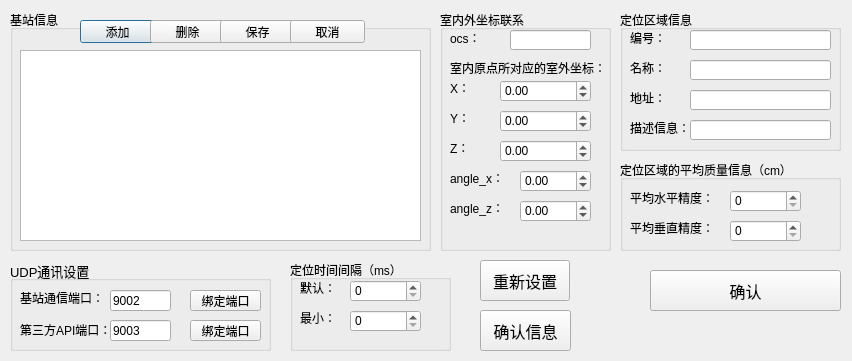
<?xml version="1.0" encoding="UTF-8"?>
<ui version="4.0">
 <class>Dialog_setting_1</class>
 <widget class="QDialog" name="Dialog_setting_1">
  <property name="windowModality">
   <enum>Qt::NonModal</enum>
  </property>
  <property name="geometry">
   <rect>
    <x>0</x>
    <y>0</y>
    <width>852</width>
    <height>361</height>
   </rect>
  </property>
  <property name="sizeIncrement">
   <size>
    <width>4</width>
    <height>4</height>
   </size>
  </property>
  <property name="baseSize">
   <size>
    <width>4</width>
    <height>4</height>
   </size>
  </property>
  <property name="tabletTracking">
   <bool>false</bool>
  </property>
  <property name="windowTitle">
   <string>基站及UDP通信设置</string>
  </property>
  <property name="autoFillBackground">
   <bool>false</bool>
  </property>
  <property name="sizeGripEnabled">
   <bool>false</bool>
  </property>
  <widget class="QGroupBox" name="groupBox_3">
   <property name="geometry">
    <rect>
     <x>10</x>
     <y>260</y>
     <width>261</width>
     <height>91</height>
    </rect>
   </property>
   <property name="minimumSize">
    <size>
     <width>0</width>
     <height>0</height>
    </size>
   </property>
   <property name="maximumSize">
    <size>
     <width>16777215</width>
     <height>330</height>
    </size>
   </property>
   <property name="font">
    <font>
     <pointsize>10</pointsize>
    </font>
   </property>
   <property name="title">
    <string>UDP通讯设置</string>
   </property>
   <widget class="QLabel" name="label">
    <property name="geometry">
     <rect>
      <x>10</x>
      <y>30</y>
      <width>80</width>
      <height>16</height>
     </rect>
    </property>
    <property name="maximumSize">
     <size>
      <width>16777215</width>
      <height>25</height>
     </size>
    </property>
    <property name="font">
     <font>
      <pointsize>9</pointsize>
     </font>
    </property>
    <property name="text">
     <string>基站通信端口：</string>
    </property>
   </widget>
   <widget class="QLineEdit" name="udp_plot">
    <property name="geometry">
     <rect>
      <x>100</x>
      <y>30</y>
      <width>61</width>
      <height>21</height>
     </rect>
    </property>
    <property name="minimumSize">
     <size>
      <width>25</width>
      <height>0</height>
     </size>
    </property>
    <property name="font">
     <font>
      <pointsize>9</pointsize>
     </font>
    </property>
    <property name="text">
     <string>9002</string>
    </property>
   </widget>
   <widget class="QLineEdit" name="udp_plot_api">
    <property name="geometry">
     <rect>
      <x>100</x>
      <y>60</y>
      <width>61</width>
      <height>21</height>
     </rect>
    </property>
    <property name="minimumSize">
     <size>
      <width>25</width>
      <height>0</height>
     </size>
    </property>
    <property name="font">
     <font>
      <pointsize>9</pointsize>
     </font>
    </property>
    <property name="text">
     <string>9003</string>
    </property>
   </widget>
   <widget class="QLabel" name="label_37">
    <property name="geometry">
     <rect>
      <x>10</x>
      <y>60</y>
      <width>91</width>
      <height>20</height>
     </rect>
    </property>
    <property name="maximumSize">
     <size>
      <width>16777215</width>
      <height>25</height>
     </size>
    </property>
    <property name="font">
     <font>
      <pointsize>9</pointsize>
     </font>
    </property>
    <property name="text">
     <string>第三方API端口：</string>
    </property>
   </widget>
   <widget class="QPushButton" name="pushButton_7">
    <property name="geometry">
     <rect>
      <x>180</x>
      <y>30</y>
      <width>71</width>
      <height>21</height>
     </rect>
    </property>
    <property name="minimumSize">
     <size>
      <width>40</width>
      <height>21</height>
     </size>
    </property>
    <property name="font">
     <font>
      <pointsize>9</pointsize>
     </font>
    </property>
    <property name="focusPolicy">
     <enum>Qt::NoFocus</enum>
    </property>
    <property name="text">
     <string>绑定端口</string>
    </property>
   </widget>
   <widget class="QPushButton" name="pushButton_9">
    <property name="geometry">
     <rect>
      <x>180</x>
      <y>60</y>
      <width>71</width>
      <height>21</height>
     </rect>
    </property>
    <property name="minimumSize">
     <size>
      <width>40</width>
      <height>21</height>
     </size>
    </property>
    <property name="font">
     <font>
      <pointsize>9</pointsize>
     </font>
    </property>
    <property name="focusPolicy">
     <enum>Qt::NoFocus</enum>
    </property>
    <property name="text">
     <string>绑定端口</string>
    </property>
   </widget>
  </widget>
  <widget class="QPushButton" name="pushButton_3">
   <property name="geometry">
    <rect>
     <x>650</x>
     <y>270</y>
     <width>191</width>
     <height>41</height>
    </rect>
   </property>
   <property name="minimumSize">
    <size>
     <width>108</width>
     <height>41</height>
    </size>
   </property>
   <property name="font">
    <font>
     <pointsize>12</pointsize>
    </font>
   </property>
   <property name="focusPolicy">
    <enum>Qt::NoFocus</enum>
   </property>
   <property name="text">
    <string>确认</string>
   </property>
  </widget>
  <widget class="QGroupBox" name="groupBox">
   <property name="geometry">
    <rect>
     <x>620</x>
     <y>10</y>
     <width>221</width>
     <height>141</height>
    </rect>
   </property>
   <property name="font">
    <font>
     <pointsize>9</pointsize>
    </font>
   </property>
   <property name="title">
    <string>定位区域信息</string>
   </property>
   <widget class="QLineEdit" name="lineEdit_descrip">
    <property name="geometry">
     <rect>
      <x>70</x>
      <y>110</y>
      <width>141</width>
      <height>20</height>
     </rect>
    </property>
   </widget>
   <widget class="QLabel" name="label_24">
    <property name="geometry">
     <rect>
      <x>10</x>
      <y>110</y>
      <width>61</width>
      <height>16</height>
     </rect>
    </property>
    <property name="text">
     <string>描述信息：</string>
    </property>
   </widget>
   <widget class="QLineEdit" name="lineEdit_name">
    <property name="geometry">
     <rect>
      <x>70</x>
      <y>50</y>
      <width>141</width>
      <height>20</height>
     </rect>
    </property>
   </widget>
   <widget class="QLineEdit" name="lineEdit_addres">
    <property name="geometry">
     <rect>
      <x>70</x>
      <y>80</y>
      <width>141</width>
      <height>20</height>
     </rect>
    </property>
   </widget>
   <widget class="QLabel" name="label_23">
    <property name="geometry">
     <rect>
      <x>10</x>
      <y>80</y>
      <width>61</width>
      <height>16</height>
     </rect>
    </property>
    <property name="text">
     <string>地址：</string>
    </property>
   </widget>
   <widget class="QLineEdit" name="lineEdit_num">
    <property name="geometry">
     <rect>
      <x>70</x>
      <y>20</y>
      <width>141</width>
      <height>20</height>
     </rect>
    </property>
   </widget>
   <widget class="QLabel" name="label_35">
    <property name="geometry">
     <rect>
      <x>10</x>
      <y>50</y>
      <width>41</width>
      <height>16</height>
     </rect>
    </property>
    <property name="text">
     <string>名称：</string>
    </property>
   </widget>
   <widget class="QLabel" name="label_36">
    <property name="geometry">
     <rect>
      <x>10</x>
      <y>20</y>
      <width>41</width>
      <height>16</height>
     </rect>
    </property>
    <property name="text">
     <string>编号：</string>
    </property>
   </widget>
  </widget>
  <widget class="QGroupBox" name="groupBox_4">
   <property name="geometry">
    <rect>
     <x>440</x>
     <y>10</y>
     <width>171</width>
     <height>241</height>
    </rect>
   </property>
   <property name="title">
    <string>室内外坐标联系</string>
   </property>
   <widget class="QLabel" name="label_26">
    <property name="geometry">
     <rect>
      <x>10</x>
      <y>20</y>
      <width>41</width>
      <height>16</height>
     </rect>
    </property>
    <property name="text">
     <string>ocs：</string>
    </property>
   </widget>
   <widget class="QLineEdit" name="lineEdit_cos">
    <property name="geometry">
     <rect>
      <x>70</x>
      <y>20</y>
      <width>81</width>
      <height>20</height>
     </rect>
    </property>
   </widget>
   <widget class="QLabel" name="label_27">
    <property name="geometry">
     <rect>
      <x>10</x>
      <y>50</y>
      <width>161</width>
      <height>16</height>
     </rect>
    </property>
    <property name="text">
     <string>室内原点所对应的室外坐标：</string>
    </property>
   </widget>
   <widget class="QLabel" name="label_28">
    <property name="geometry">
     <rect>
      <x>10</x>
      <y>100</y>
      <width>41</width>
      <height>16</height>
     </rect>
    </property>
    <property name="text">
     <string>Y：</string>
    </property>
   </widget>
   <widget class="QLabel" name="label_29">
    <property name="geometry">
     <rect>
      <x>10</x>
      <y>70</y>
      <width>41</width>
      <height>16</height>
     </rect>
    </property>
    <property name="text">
     <string>X：</string>
    </property>
   </widget>
   <widget class="QLabel" name="label_30">
    <property name="geometry">
     <rect>
      <x>10</x>
      <y>130</y>
      <width>41</width>
      <height>16</height>
     </rect>
    </property>
    <property name="text">
     <string>Z：</string>
    </property>
   </widget>
   <widget class="QDoubleSpinBox" name="SpinBox_X">
    <property name="geometry">
     <rect>
      <x>60</x>
      <y>70</y>
      <width>91</width>
      <height>22</height>
     </rect>
    </property>
    <property name="minimum">
     <double>-1000000.000000000000000</double>
    </property>
    <property name="maximum">
     <double>1000000.000000000000000</double>
    </property>
    <property name="singleStep">
     <double>1.000000000000000</double>
    </property>
   </widget>
   <widget class="QDoubleSpinBox" name="SpinBox_Y">
    <property name="geometry">
     <rect>
      <x>60</x>
      <y>100</y>
      <width>91</width>
      <height>22</height>
     </rect>
    </property>
    <property name="minimum">
     <double>-1000000.000000000000000</double>
    </property>
    <property name="maximum">
     <double>1000000.000000000000000</double>
    </property>
   </widget>
   <widget class="QDoubleSpinBox" name="SpinBox_Z">
    <property name="geometry">
     <rect>
      <x>60</x>
      <y>130</y>
      <width>91</width>
      <height>22</height>
     </rect>
    </property>
    <property name="minimum">
     <double>-1000000.000000000000000</double>
    </property>
    <property name="maximum">
     <double>1000000.000000000000000</double>
    </property>
   </widget>
   <widget class="QLabel" name="label_32">
    <property name="geometry">
     <rect>
      <x>10</x>
      <y>160</y>
      <width>61</width>
      <height>16</height>
     </rect>
    </property>
    <property name="text">
     <string>angle_x：</string>
    </property>
   </widget>
   <widget class="QDoubleSpinBox" name="SpinBox_angle_x">
    <property name="geometry">
     <rect>
      <x>80</x>
      <y>160</y>
      <width>71</width>
      <height>22</height>
     </rect>
    </property>
    <property name="minimum">
     <double>-360.000000000000000</double>
    </property>
    <property name="maximum">
     <double>360.000000000000000</double>
    </property>
   </widget>
   <widget class="QLabel" name="label_33">
    <property name="geometry">
     <rect>
      <x>10</x>
      <y>190</y>
      <width>61</width>
      <height>16</height>
     </rect>
    </property>
    <property name="text">
     <string>angle_z：</string>
    </property>
   </widget>
   <widget class="QDoubleSpinBox" name="SpinBox_angle_z">
    <property name="geometry">
     <rect>
      <x>80</x>
      <y>190</y>
      <width>71</width>
      <height>22</height>
     </rect>
    </property>
    <property name="minimum">
     <double>-360.000000000000000</double>
    </property>
    <property name="maximum">
     <double>360.000000000000000</double>
    </property>
   </widget>
  </widget>
  <widget class="QGroupBox" name="groupBox_5">
   <property name="geometry">
    <rect>
     <x>620</x>
     <y>160</y>
     <width>221</width>
     <height>91</height>
    </rect>
   </property>
   <property name="title">
    <string>定位区域的平均质量信息（cm）</string>
   </property>
   <widget class="QLabel" name="label_25">
    <property name="geometry">
     <rect>
      <x>10</x>
      <y>60</y>
      <width>101</width>
      <height>16</height>
     </rect>
    </property>
    <property name="text">
     <string>平均垂直精度：</string>
    </property>
   </widget>
   <widget class="QLabel" name="label_2">
    <property name="geometry">
     <rect>
      <x>10</x>
      <y>30</y>
      <width>111</width>
      <height>16</height>
     </rect>
    </property>
    <property name="text">
     <string>平均水平精度：</string>
    </property>
   </widget>
   <widget class="QSpinBox" name="spinBox_H">
    <property name="geometry">
     <rect>
      <x>110</x>
      <y>30</y>
      <width>71</width>
      <height>22</height>
     </rect>
    </property>
    <property name="maximum">
     <number>1000</number>
    </property>
   </widget>
   <widget class="QSpinBox" name="spinBox_V">
    <property name="geometry">
     <rect>
      <x>110</x>
      <y>60</y>
      <width>71</width>
      <height>22</height>
     </rect>
    </property>
    <property name="maximum">
     <number>1000</number>
    </property>
   </widget>
  </widget>
  <widget class="QGroupBox" name="groupBox_6">
   <property name="geometry">
    <rect>
     <x>290</x>
     <y>260</y>
     <width>161</width>
     <height>91</height>
    </rect>
   </property>
   <property name="title">
    <string>定位时间间隔（ms）</string>
   </property>
   <widget class="QLabel" name="label_31">
    <property name="geometry">
     <rect>
      <x>10</x>
      <y>50</y>
      <width>51</width>
      <height>16</height>
     </rect>
    </property>
    <property name="text">
     <string>最小：</string>
    </property>
   </widget>
   <widget class="QLabel" name="label_34">
    <property name="geometry">
     <rect>
      <x>10</x>
      <y>20</y>
      <width>41</width>
      <height>16</height>
     </rect>
    </property>
    <property name="text">
     <string>默认：</string>
    </property>
   </widget>
   <widget class="QSpinBox" name="spinBox_default">
    <property name="geometry">
     <rect>
      <x>60</x>
      <y>20</y>
      <width>71</width>
      <height>22</height>
     </rect>
    </property>
    <property name="maximum">
     <number>10000</number>
    </property>
   </widget>
   <widget class="QSpinBox" name="spinBox_min">
    <property name="geometry">
     <rect>
      <x>60</x>
      <y>50</y>
      <width>71</width>
      <height>22</height>
     </rect>
    </property>
    <property name="maximum">
     <number>10000</number>
    </property>
   </widget>
  </widget>
  <widget class="QPushButton" name="pushButton_5">
   <property name="geometry">
    <rect>
     <x>480</x>
     <y>260</y>
     <width>90</width>
     <height>41</height>
    </rect>
   </property>
   <property name="minimumSize">
    <size>
     <width>90</width>
     <height>41</height>
    </size>
   </property>
   <property name="maximumSize">
    <size>
     <width>9999</width>
     <height>16777215</height>
    </size>
   </property>
   <property name="font">
    <font>
     <pointsize>12</pointsize>
    </font>
   </property>
   <property name="focusPolicy">
    <enum>Qt::NoFocus</enum>
   </property>
   <property name="text">
    <string>重新设置</string>
   </property>
  </widget>
  <widget class="QGroupBox" name="groupBox_7">
   <property name="geometry">
    <rect>
     <x>10</x>
     <y>10</y>
     <width>421</width>
     <height>241</height>
    </rect>
   </property>
   <property name="title">
    <string>基站信息</string>
   </property>
   <widget class="QTableView" name="tableView">
    <property name="geometry">
     <rect>
      <x>10</x>
      <y>40</y>
      <width>401</width>
      <height>191</height>
     </rect>
    </property>
    <property name="showGrid">
     <bool>true</bool>
    </property>
    <attribute name="horizontalHeaderVisible">
     <bool>false</bool>
    </attribute>
    <attribute name="horizontalHeaderCascadingSectionResizes">
     <bool>false</bool>
    </attribute>
    <attribute name="horizontalHeaderDefaultSectionSize">
     <number>50</number>
    </attribute>
    <attribute name="verticalHeaderVisible">
     <bool>false</bool>
    </attribute>
    <attribute name="verticalHeaderCascadingSectionResizes">
     <bool>true</bool>
    </attribute>
   </widget>
   <widget class="QPushButton" name="pushButton">
    <property name="geometry">
     <rect>
      <x>70</x>
      <y>10</y>
      <width>75</width>
      <height>23</height>
     </rect>
    </property>
    <property name="text">
     <string>添加</string>
    </property>
   </widget>
   <widget class="QPushButton" name="pushButton_2">
    <property name="geometry">
     <rect>
      <x>140</x>
      <y>10</y>
      <width>75</width>
      <height>23</height>
     </rect>
    </property>
    <property name="text">
     <string>删除</string>
    </property>
   </widget>
   <widget class="QPushButton" name="pushButton_4">
    <property name="geometry">
     <rect>
      <x>210</x>
      <y>10</y>
      <width>75</width>
      <height>23</height>
     </rect>
    </property>
    <property name="text">
     <string>保存</string>
    </property>
   </widget>
   <widget class="QPushButton" name="pushButton_8">
    <property name="geometry">
     <rect>
      <x>280</x>
      <y>10</y>
      <width>75</width>
      <height>23</height>
     </rect>
    </property>
    <property name="text">
     <string>取消</string>
    </property>
   </widget>
  </widget>
  <widget class="QPushButton" name="pushButton_6">
   <property name="geometry">
    <rect>
     <x>480</x>
     <y>310</y>
     <width>91</width>
     <height>41</height>
    </rect>
   </property>
   <property name="minimumSize">
    <size>
     <width>41</width>
     <height>41</height>
    </size>
   </property>
   <property name="maximumSize">
    <size>
     <width>999</width>
     <height>16777215</height>
    </size>
   </property>
   <property name="font">
    <font>
     <pointsize>12</pointsize>
    </font>
   </property>
   <property name="focusPolicy">
    <enum>Qt::NoFocus</enum>
   </property>
   <property name="text">
    <string>确认信息</string>
   </property>
  </widget>
 </widget>
 <resources/>
 <connections>
  <connection>
   <sender>pushButton_3</sender>
   <signal>clicked()</signal>
   <receiver>Dialog_setting_1</receiver>
   <slot>accept()</slot>
   <hints>
    <hint type="sourcelabel">
     <x>418</x>
     <y>373</y>
    </hint>
    <hint type="destinationlabel">
     <x>545</x>
     <y>425</y>
    </hint>
   </hints>
  </connection>
 </connections>
</ui>
